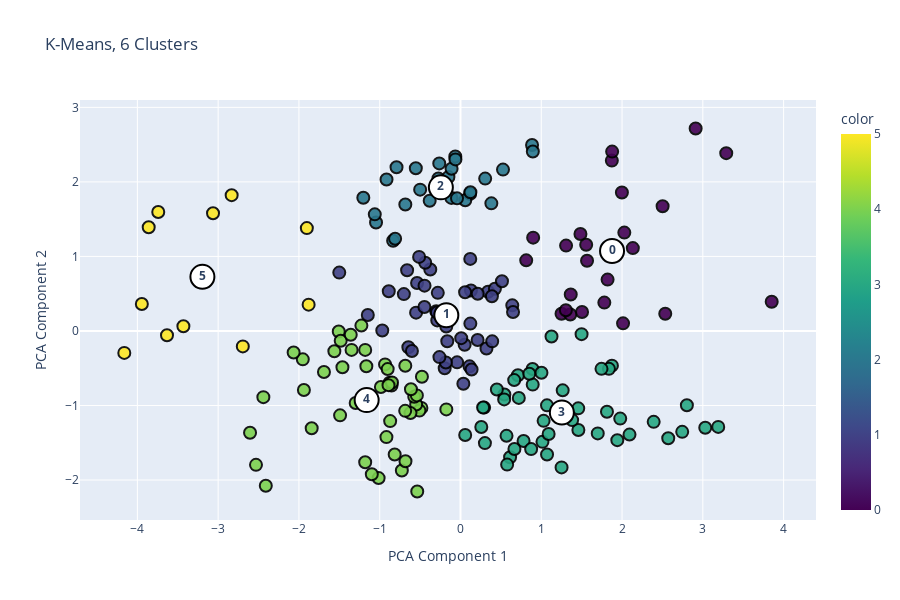

Notebook source saved alongside this figure:
### Code cell
import plotly.express as px

fig = px.scatter(x=reduced_features[:, 0], y=reduced_features[:, 1], color=kmeans_6.labels_, 
                 color_continuous_scale=px.colors.sequential.Viridis, 
                 title='K-Means, 6 Clusters')
fig.update_traces(marker=dict(size=12, opacity=0.9, line=dict(width=2, color='Black')))

centers_6 = kmeans_6.cluster_centers_

for i, c in enumerate(centers_6):
    fig.add_scatter(x=[c[0]], y=[c[1]], mode='markers+text', text=[f"<b>{i}</b>"], textposition='middle center', 
                    marker=dict(symbol='circle', size=24, color='white', line=dict(color='black', width=2)), showlegend=False)

fig.update_layout(xaxis_title='PCA Component 1', yaxis_title='PCA Component 2', width=900, height=600)
fig.show()

### Figure 1 — Plotly figure (JSON) as saved in the notebook; plotly's stock layout.template omitted (floating-point values rounded to 4 significant figures; data arrays with more than 128 entries replaced by an {"elided": "..."} marker saying what was removed)
{"data": [{"hovertemplate": "x=%{x}<br>y=%{y}<br>color=%{marker.color}<extra></extra>", "legendgroup": "", "marker": {"color": {"elided": "200 int values"}, "coloraxis": "coloraxis", "line": {"color": "Black", "width": 2}, "opacity": 0.9, "size": 12, "symbol": "circle"}, "mode": "markers", "name": "", "orientation": "v", "showlegend": false, "type": "scatter", "x": {"elided": "200 float values"}, "xaxis": "x", "y": {"elided": "200 float values"}, "yaxis": "y"}, {"marker": {"color": "white", "line": {"color": "black", "width": 2}, "size": 24, "symbol": "circle"}, "mode": "markers+text", "showlegend": false, "text": ["<b>0</b>"], "textposition": "middle center", "type": "scatter", "x": [1.876], "y": [1.074]}, {"marker": {"color": "white", "line": {"color": "black", "width": 2}, "size": 24, "symbol": "circle"}, "mode": "markers+text", "showlegend": false, "text": ["<b>1</b>"], "textposition": "middle center", "type": "scatter", "x": [-0.1754], "y": [0.211]}, {"marker": {"color": "white", "line": {"color": "black", "width": 2}, "size": 24, "symbol": "circle"}, "mode": "markers+text", "showlegend": false, "text": ["<b>2</b>"], "textposition": "middle center", "type": "scatter", "x": [-0.2429], "y": [1.927]}, {"marker": {"color": "white", "line": {"color": "black", "width": 2}, "size": 24, "symbol": "circle"}, "mode": "markers+text", "showlegend": false, "text": ["<b>3</b>"], "textposition": "middle center", "type": "scatter", "x": [1.255], "y": [-1.095]}, {"marker": {"color": "white", "line": {"color": "black", "width": 2}, "size": 24, "symbol": "circle"}, "mode": "markers+text", "showlegend": false, "text": ["<b>4</b>"], "textposition": "middle center", "type": "scatter", "x": [-1.161], "y": [-0.9278]}, {"marker": {"color": "white", "line": {"color": "black", "width": 2}, "size": 24, "symbol": "circle"}, "mode": "markers+text", "showlegend": false, "text": ["<b>5</b>"], "textposition": "middle center", "type": "scatter", "x": [-3.195], "y": [0.7263]}], "layout": {"coloraxis": {"colorbar": {"title": {"text": "color"}}, "colorscale": [[0, "#440154"], [0.1111, "#482878"], [0.2222, "#3e4989"], [0.3333, "#31688e"], [0.4444, "#26828e"], [0.5556, "#1f9e89"], [0.6667, "#35b779"], [0.7778, "#6ece58"], [0.8889, "#b5de2b"], [1, "#fde725"]]}, "height": 600, "legend": {"tracegroupgap": 0}, "title": {"text": "K-Means, 6 Clusters"}, "width": 900, "xaxis": {"anchor": "y", "domain": [0, 1], "title": {"text": "PCA Component 1"}}, "yaxis": {"anchor": "x", "domain": [0, 1], "title": {"text": "PCA Component 2"}}}}
